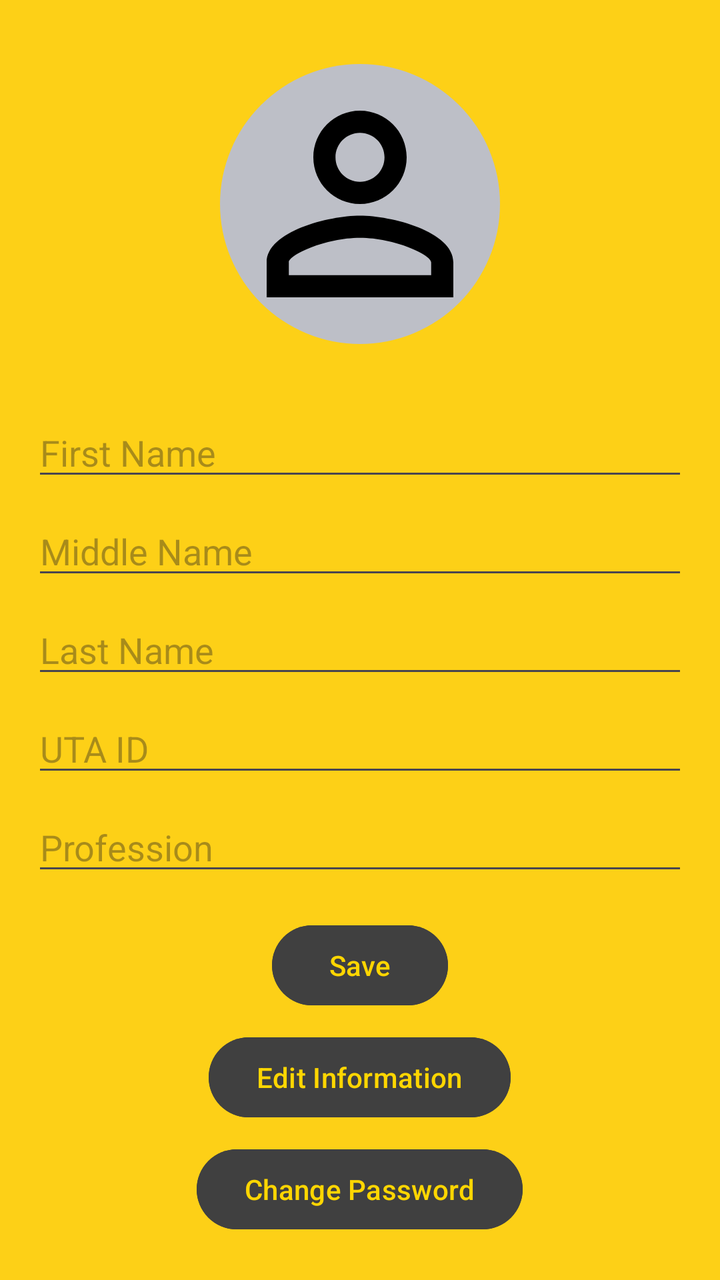
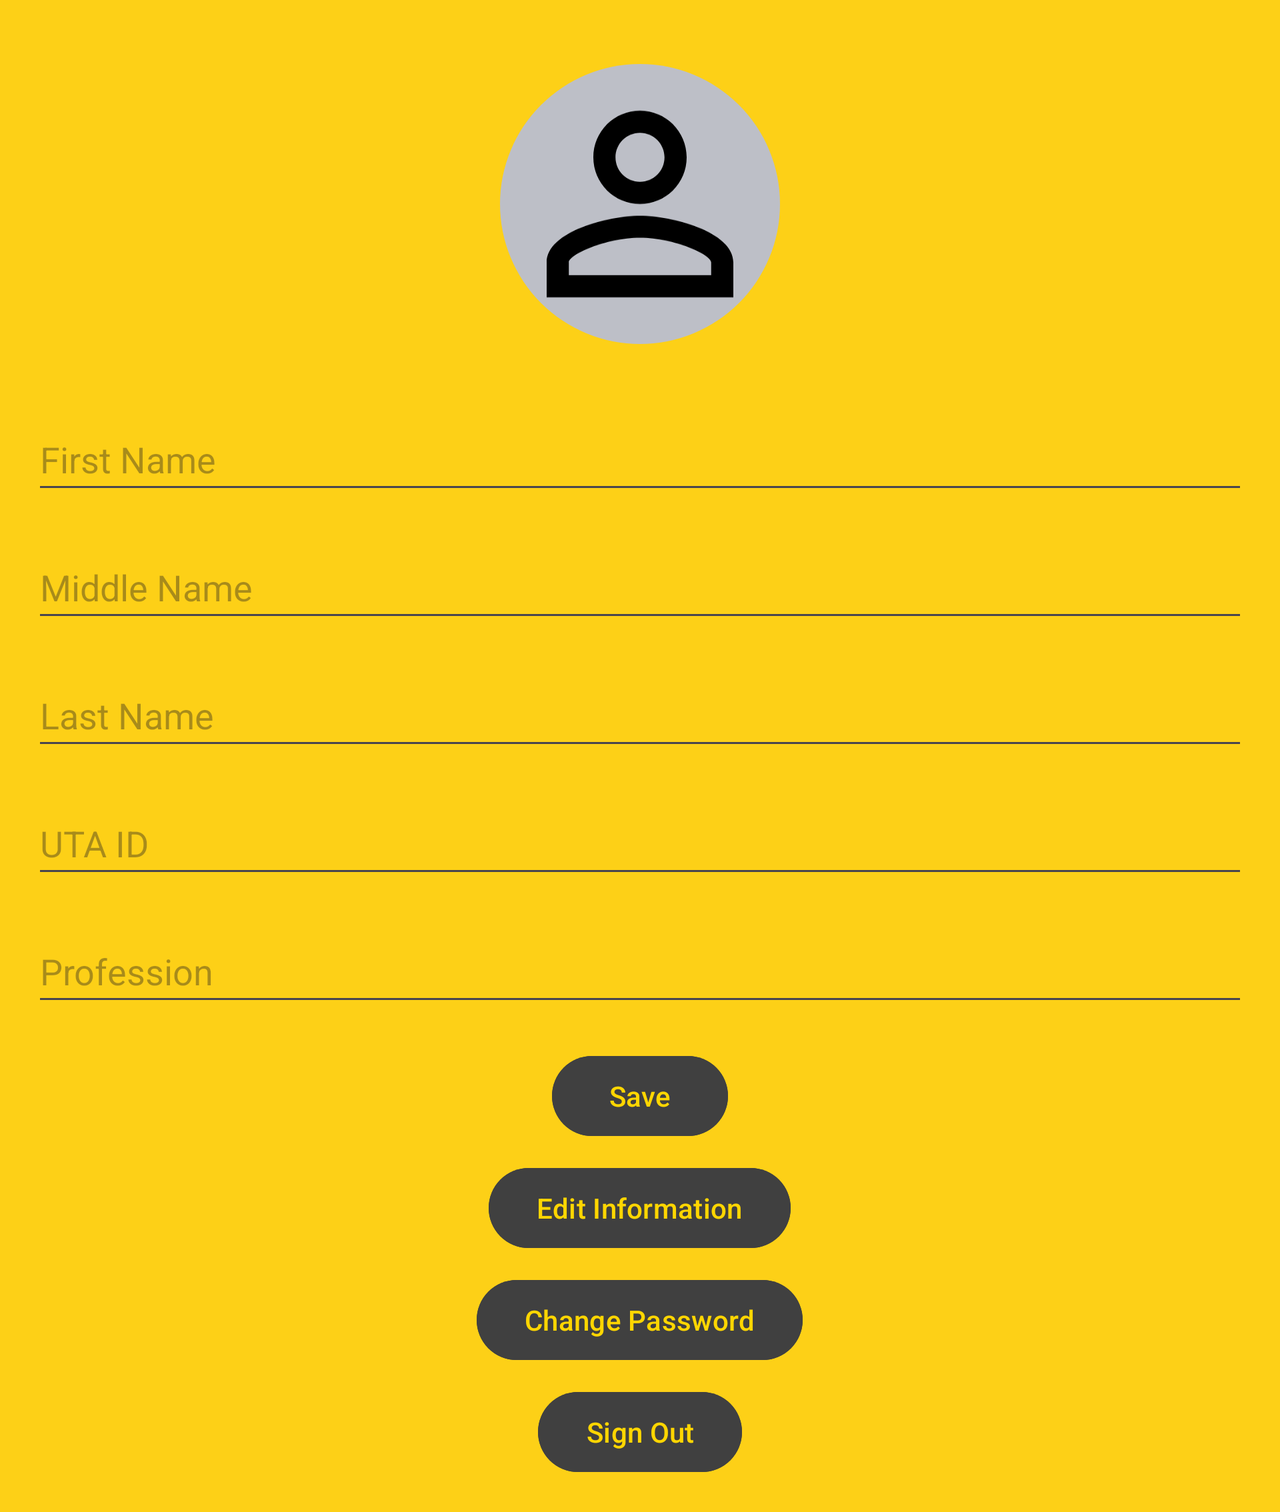

Compare how this app lays out the same screen by default and in its alternative resource folder. The renders come first, then the two layout files and the values they reference.
<!-- AndroidManifest.xml: application theme Theme.AnimalRecognition -->
<!-- res/layout/fragment_profile.xml -->
<?xml version="1.0" encoding="utf-8"?>
<RelativeLayout xmlns:android="http://schemas.android.com/apk/res/android"
    xmlns:app="http://schemas.android.com/apk/res-auto"
    xmlns:tools="http://schemas.android.com/tools"
    android:layout_width="match_parent"
    android:layout_height="match_parent"
    android:background="#FDD017"
    android:padding="16dp">

    <ImageView
        android:id="@+id/profileImageView"
        android:layout_width="140dp"
        android:layout_height="140dp"
        android:layout_marginTop="16dp"
        android:layout_centerHorizontal="true"
        android:layout_marginBottom="16dp"
        android:clickable="true"
        android:src="@drawable/default_profile_picture"
        android:background="@drawable/circular_background"
        android:scaleType="centerCrop" />


    <EditText
        android:id="@+id/firstNameEditText"
        android:layout_width="match_parent"
        android:layout_height="wrap_content"
        android:hint="@string/first_name"
        android:textColor="@color/black"
        android:inputType="textPersonName"
        android:layout_below="@id/profileImageView"
        android:layout_marginTop="16dp"
        tools:ignore="VisualLintTextFieldSize" />

    <EditText
        android:id="@+id/middleNameEditText"
        android:layout_width="match_parent"
        android:layout_height="wrap_content"
        android:hint="@string/middle_name"
        android:textColor="@color/black"
        android:inputType="textPersonName"
        android:layout_below="@id/firstNameEditText"
        android:layout_marginTop="8dp"
        tools:ignore="VisualLintTextFieldSize" />

    <EditText
        android:id="@+id/lastNameEditText"
        android:layout_width="match_parent"
        android:layout_height="wrap_content"
        android:hint="@string/last_name"
        android:inputType="textPersonName"
        android:textColor="@color/black"
        android:layout_below="@id/middleNameEditText"
        android:layout_marginTop="8dp"
        tools:ignore="VisualLintTextFieldSize" />

    <EditText
        android:id="@+id/idEditText"
        android:layout_width="match_parent"
        android:layout_height="wrap_content"
        android:hint="@string/uta_id"
        android:inputType="number"
        android:textColor="@color/black"
        android:layout_below="@id/lastNameEditText"
        android:layout_marginTop="8dp"
        tools:ignore="VisualLintTextFieldSize" />

    <EditText
        android:id="@+id/professionEditText"
        android:layout_width="match_parent"
        android:layout_height="wrap_content"
        android:hint="@string/profession"
        android:inputType="text"
        android:textColor="@color/black"
        android:layout_below="@id/idEditText"
        android:layout_marginTop="8dp"
        tools:ignore="VisualLintTextFieldSize" />

    <Button
        android:id="@+id/saveButton"
        android:layout_width="wrap_content"
        android:layout_height="wrap_content"
        android:layout_below="@+id/professionEditText"
        android:layout_centerHorizontal="true"
        android:textColor="#FFD600"
        android:backgroundTint="#404040"
        android:text="@string/save_changes"
        android:layout_marginTop="16dp"/>

    <Button
        android:id="@+id/editInfoButton"
        android:layout_centerHorizontal="true"
        android:layout_width="wrap_content"
        android:layout_height="wrap_content"
        android:text="@string/edit_information"
        android:textColor="#FFD600"
        android:backgroundTint="#404040"
        android:layout_below="@id/saveButton"
        android:layout_marginTop="8dp"/>

    <Button
        android:id="@+id/changePasswordButton"
        android:layout_centerHorizontal="true"
        android:layout_width="wrap_content"
        android:layout_height="wrap_content"
        android:text="@string/change_password"
        android:textColor="#FFD600"
        android:backgroundTint="#404040"
        android:layout_below="@id/editInfoButton"
        android:layout_marginTop="8dp"/>

    <Button
        android:id="@+id/logoutButton"
        android:layout_below="@+id/changePasswordButton"
        android:layout_centerHorizontal="true"
        android:layout_marginTop="8dp"
        android:layout_width="wrap_content"
        android:layout_height="wrap_content"
        android:textColor="#FFD600"
        android:backgroundTint="#404040"
        android:text="@string/sign_out" />

</RelativeLayout>
<!-- resources referenced by this layout -->
<resources>
  <!-- drawable circular_background (drawable) -->
  <?xml version="1.0" encoding="utf-8"?>
  <shape xmlns:android="http://schemas.android.com/apk/res/android">
      <solid android:color="#BDBFC7" /> 
      <corners android:radius="70dp" /> 
  </shape>
  <!-- drawable default_profile_picture (drawable) -->
  <vector android:height="120dp" android:tint="#000000"
      android:viewportHeight="24" android:viewportWidth="24"
      android:width="120dp" xmlns:android="http://schemas.android.com/apk/res/android">
      <path android:fillColor="@android:color/white" android:pathData="M12,5.9c1.16,0 2.1,0.94 2.1,2.1s-0.94,2.1 -2.1,2.1S9.9,9.16 9.9,8s0.94,-2.1 2.1,-2.1m0,9c2.97,0 6.1,1.46 6.1,2.1v1.1L5.9,18.1L5.9,17c0,-0.64 3.13,-2.1 6.1,-2.1M12,4C9.79,4 8,5.79 8,8s1.79,4 4,4 4,-1.79 4,-4 -1.79,-4 -4,-4zM12,13c-2.67,0 -8,1.34 -8,4v3h16v-3c0,-2.66 -5.33,-4 -8,-4z"/>
  </vector>
  <string name="change_password">Change Password</string>
  <string name="edit_information">Edit Information</string>
  <string name="first_name">First Name</string>
  <string name="last_name">Last Name</string>
  <string name="middle_name">Middle Name</string>
  <string name="profession">Profession</string>
  <string name="save_changes">Save</string>
  <string name="sign_out">Sign Out</string>
  <string name="uta_id">UTA ID</string>
  <style name="Theme.AnimalRecognition" parent="Base.Theme.AnimalRecognition" />
  <style name="Base.Theme.AnimalRecognition" parent="Theme.Material3.DayNight.NoActionBar">
          
          <item name="android:navigationBarColor">@android:color/transparent</item>
          <item name="android:statusBarColor">@android:color/transparent</item>
          <item name="android:windowLightStatusBar">true</item>
      </style>
</resources>
<!-- res/layout-land/fragment_profile.xml (the repository's variant of the layout above) -->
<!-- drawn on the phone turned sideways -->
<?xml version="1.0" encoding="utf-8"?>
<ScrollView xmlns:android="http://schemas.android.com/apk/res/android"
    xmlns:app="http://schemas.android.com/apk/res-auto"
    xmlns:tools="http://schemas.android.com/tools"
    android:layout_width="match_parent"
    android:layout_height="match_parent"
    android:background="#FFCC00" >

<RelativeLayout
    android:layout_width="match_parent"
    android:layout_height="wrap_content"
    android:background="#FDD017"
    android:padding="16dp">

    <ImageView
        android:id="@+id/profileImageView"
        android:layout_width="140dp"
        android:layout_height="140dp"
        android:layout_centerHorizontal="true"
        android:layout_marginTop="16dp"
        android:layout_marginBottom="16dp"
        android:background="@drawable/circular_background"
        android:clickable="true"
        android:scaleType="centerCrop"
        android:src="@drawable/default_profile_picture"
        tools:ignore="KeyboardInaccessibleWidget,SpeakableTextPresentCheck"
        android:contentDescription="@string/profile_picture" />


    <EditText
        android:id="@+id/firstNameEditText"
        android:layout_width="match_parent"
        android:layout_height="wrap_content"
        android:layout_below="@id/profileImageView"
        android:layout_marginTop="16dp"
        android:hint="@string/first_name"
        android:inputType="textPersonName"
        android:minHeight="48dp"
        android:textColor="@color/black"
        tools:ignore="Autofill,VisualLintTextFieldSize" />

    <EditText
        android:id="@+id/middleNameEditText"
        android:layout_width="match_parent"
        android:layout_height="wrap_content"
        android:layout_below="@id/firstNameEditText"
        android:layout_marginTop="16dp"
        android:hint="@string/middle_name"
        android:inputType="textPersonName"
        android:minHeight="48dp"
        android:textColor="@color/black"
        tools:ignore="Autofill,VisualLintTextFieldSize" />

    <EditText
        android:id="@+id/lastNameEditText"
        android:layout_width="match_parent"
        android:layout_height="wrap_content"
        android:layout_below="@id/middleNameEditText"
        android:layout_marginTop="16dp"
        android:hint="@string/last_name"
        android:inputType="textPersonName"
        android:minHeight="48dp"
        android:textColor="@color/black"
        tools:ignore="Autofill,VisualLintTextFieldSize" />

    <EditText
        android:id="@+id/idEditText"
        android:layout_width="match_parent"
        android:layout_height="wrap_content"
        android:layout_below="@id/lastNameEditText"
        android:layout_marginTop="16dp"
        android:hint="@string/uta_id"
        android:inputType="number"
        android:minHeight="48dp"
        android:textColor="@color/black"
        tools:ignore="Autofill,VisualLintTextFieldSize" />

    <EditText
        android:id="@+id/professionEditText"
        android:layout_width="match_parent"
        android:layout_height="wrap_content"
        android:layout_below="@id/idEditText"
        android:layout_marginTop="16dp"
        android:hint="@string/profession"
        android:inputType="text"
        android:minHeight="48dp"
        android:textColor="@color/black"
        tools:ignore="Autofill,VisualLintTextFieldSize" />

    <Button
        android:id="@+id/saveButton"
        android:layout_width="wrap_content"
        android:layout_height="wrap_content"
        android:layout_below="@+id/professionEditText"
        android:layout_centerHorizontal="true"
        android:textColor="#FFD600"
        android:backgroundTint="#404040"
        android:text="@string/save_changes"
        android:layout_marginTop="16dp"/>

    <Button
        android:id="@+id/editInfoButton"
        android:layout_centerHorizontal="true"
        android:layout_width="wrap_content"
        android:layout_height="wrap_content"
        android:text="@string/edit_information"
        android:textColor="#FFD600"
        android:backgroundTint="#404040"
        android:layout_below="@id/saveButton"
        android:layout_marginTop="8dp"/>

    <Button
        android:id="@+id/changePasswordButton"
        android:layout_centerHorizontal="true"
        android:layout_width="wrap_content"
        android:layout_height="wrap_content"
        android:text="@string/change_password"
        android:textColor="#FFD600"
        android:backgroundTint="#404040"
        android:layout_below="@id/editInfoButton"
        android:layout_marginTop="8dp"/>

    <Button
        android:id="@+id/logoutButton"
        android:layout_below="@+id/changePasswordButton"
        android:layout_centerHorizontal="true"
        android:layout_marginTop="8dp"
        android:layout_width="wrap_content"
        android:layout_height="wrap_content"
        android:textColor="#FFD600"
        android:backgroundTint="#404040"
        android:text="@string/sign_out" />

    </RelativeLayout>
</ScrollView>
<!-- resources referenced by the variant -->
<!-- as the phone turned sideways resolves them -->
<resources>
  <!-- drawable circular_background (drawable) -->
  <?xml version="1.0" encoding="utf-8"?>
  <shape xmlns:android="http://schemas.android.com/apk/res/android">
      <solid android:color="#BDBFC7" /> 
      <corners android:radius="70dp" /> 
  </shape>
  <!-- drawable default_profile_picture (drawable) -->
  <vector android:height="120dp" android:tint="#000000"
      android:viewportHeight="24" android:viewportWidth="24"
      android:width="120dp" xmlns:android="http://schemas.android.com/apk/res/android">
      <path android:fillColor="@android:color/white" android:pathData="M12,5.9c1.16,0 2.1,0.94 2.1,2.1s-0.94,2.1 -2.1,2.1S9.9,9.16 9.9,8s0.94,-2.1 2.1,-2.1m0,9c2.97,0 6.1,1.46 6.1,2.1v1.1L5.9,18.1L5.9,17c0,-0.64 3.13,-2.1 6.1,-2.1M12,4C9.79,4 8,5.79 8,8s1.79,4 4,4 4,-1.79 4,-4 -1.79,-4 -4,-4zM12,13c-2.67,0 -8,1.34 -8,4v3h16v-3c0,-2.66 -5.33,-4 -8,-4z"/>
  </vector>
  <string name="change_password">Change Password</string>
  <string name="edit_information">Edit Information</string>
  <string name="first_name">First Name</string>
  <string name="last_name">Last Name</string>
  <string name="middle_name">Middle Name</string>
  <string name="profession">Profession</string>
  <string name="profile_picture">Profile Picture</string>
  <string name="save_changes">Save</string>
  <string name="sign_out">Sign Out</string>
  <string name="uta_id">UTA ID</string>
  <style name="Theme.AnimalRecognition" parent="Base.Theme.AnimalRecognition" />
  <style name="Base.Theme.AnimalRecognition" parent="Theme.Material3.DayNight.NoActionBar">
          
          <item name="android:navigationBarColor">@android:color/transparent</item>
          <item name="android:statusBarColor">@android:color/transparent</item>
          <item name="android:windowLightStatusBar">true</item>
      </style>
</resources>
